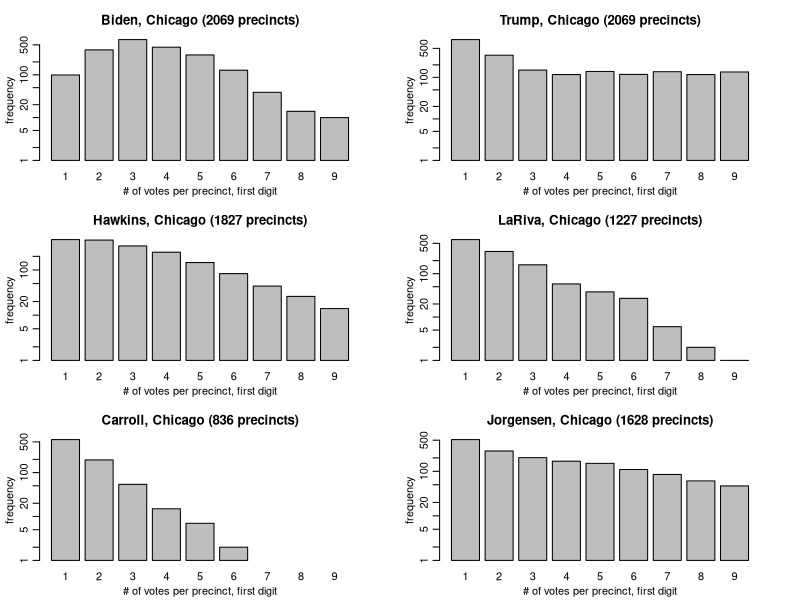
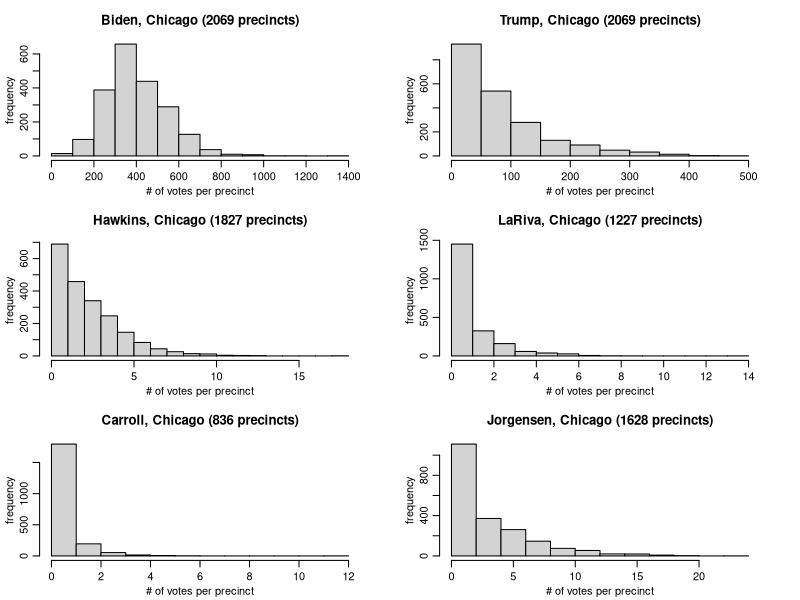
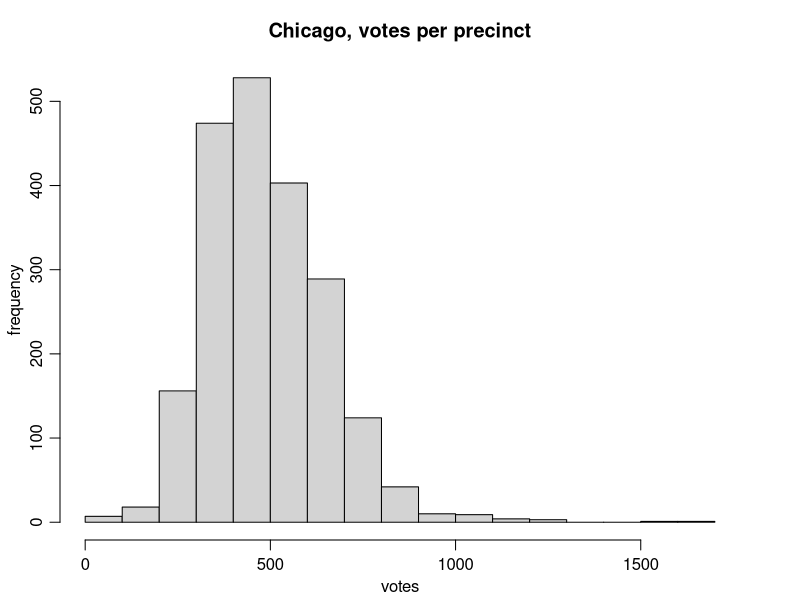

These figures' R source, in order:
# Chicago 2020 Elections per precinct
#
# https://chicagoelections.gov/en/election-results-specifics.asp
#
# Election Results / 2020 General Election - 11/3/2020

# load CSV
chicago2020 <- read.csv("chicago2020.csv")

# fill missing wards
ward = 0
for(i in 1:nrow(chicago2020)) {
  if(is.na(chicago2020$ward[i])) {
    chicago2020$ward[i] = ward
  } else {
    ward = chicago2020$ward[i]
  }
}

# get list of candidates
candidates <- colnames(chicago2020)[4:ncol(chicago2020)]

# set plot layout
par(mfrow=c(3,2), mar = c(3, 3, 3, 3), mgp = c(1.8,.7,0))

# bar plot of first digits per candidate
for(candidate in candidates) {
  
  print(candidate)
  votes <- chicago2020[,candidate]
  prec  <- sum(chicago2020[,candidate] != 0)
  
  firstDigits <- factor(substr(votes,1,1), levels = 1:9)
  fTable <- table(firstDigits)
  fTable[fTable==0] <- NA
  print(fTable)
  
  barplot(fTable, log="y", ylim = c(1,max(fTable,na.rm=T)), main=paste0(candidate,", Chicago (",sum(fTable, na.rm=T)," precincts)"), xlab="# of votes per precinct, first digit", ylab="frequency")

}

# histogram per candidate
for(candidate in candidates) {
  print(candidate)
  prec <- sum(chicago2020[,candidate] != 0)
  
  hist(chicago2020[,candidate],main=paste0(candidate,", Chicago (",prec," precincts)"), xlab="# of votes per precinct", ylab="frequency")
}

# histogram Chicago
par(mfrow=c(1,1))
hist(chicago2020$votes,main="Chicago, votes per precinct",xlab="votes",ylab="frequency")
  
